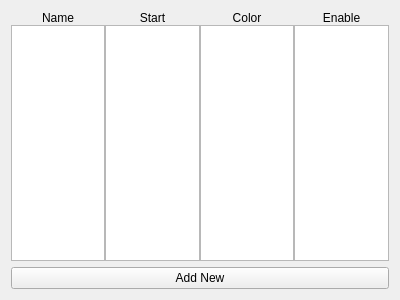
<?xml version="1.0" encoding="UTF-8"?>
<ui version="4.0">
 <class>URC_PATHEDITOR</class>
 <widget class="QWidget" name="URC_PATHEDITOR">
  <property name="geometry">
   <rect>
    <x>0</x>
    <y>0</y>
    <width>400</width>
    <height>300</height>
   </rect>
  </property>
  <property name="windowTitle">
   <string>Form</string>
  </property>
  <layout class="QVBoxLayout" name="verticalLayout">
   <item>
    <layout class="QHBoxLayout" name="horizontalLayout">
     <property name="spacing">
      <number>0</number>
     </property>
     <item>
      <layout class="QVBoxLayout" name="verticalLayout_2">
       <item>
        <widget class="QLabel" name="label">
         <property name="text">
          <string>Name</string>
         </property>
         <property name="alignment">
          <set>Qt::AlignCenter</set>
         </property>
        </widget>
       </item>
       <item>
        <widget class="QListWidget" name="listWidgetName"/>
       </item>
      </layout>
     </item>
     <item>
      <layout class="QVBoxLayout" name="verticalLayout_4">
       <item>
        <widget class="QLabel" name="label_3">
         <property name="text">
          <string>Start</string>
         </property>
         <property name="alignment">
          <set>Qt::AlignCenter</set>
         </property>
        </widget>
       </item>
       <item>
        <widget class="QListWidget" name="listWidgetStart"/>
       </item>
      </layout>
     </item>
     <item>
      <layout class="QVBoxLayout" name="verticalLayout_3">
       <item>
        <widget class="QLabel" name="label_2">
         <property name="layoutDirection">
          <enum>Qt::LeftToRight</enum>
         </property>
         <property name="text">
          <string>Color</string>
         </property>
         <property name="alignment">
          <set>Qt::AlignCenter</set>
         </property>
        </widget>
       </item>
       <item>
        <widget class="QListWidget" name="listWidgetColor"/>
       </item>
      </layout>
     </item>
     <item>
      <layout class="QVBoxLayout" name="verticalLayout_5">
       <item>
        <widget class="QLabel" name="label_4">
         <property name="text">
          <string>Enable</string>
         </property>
         <property name="alignment">
          <set>Qt::AlignCenter</set>
         </property>
        </widget>
       </item>
       <item>
        <widget class="QListWidget" name="listWidgetEnable"/>
       </item>
      </layout>
     </item>
    </layout>
   </item>
   <item>
    <widget class="QPushButton" name="pushButton">
     <property name="text">
      <string>Add New</string>
     </property>
    </widget>
   </item>
  </layout>
 </widget>
 <resources/>
 <connections/>
</ui>
